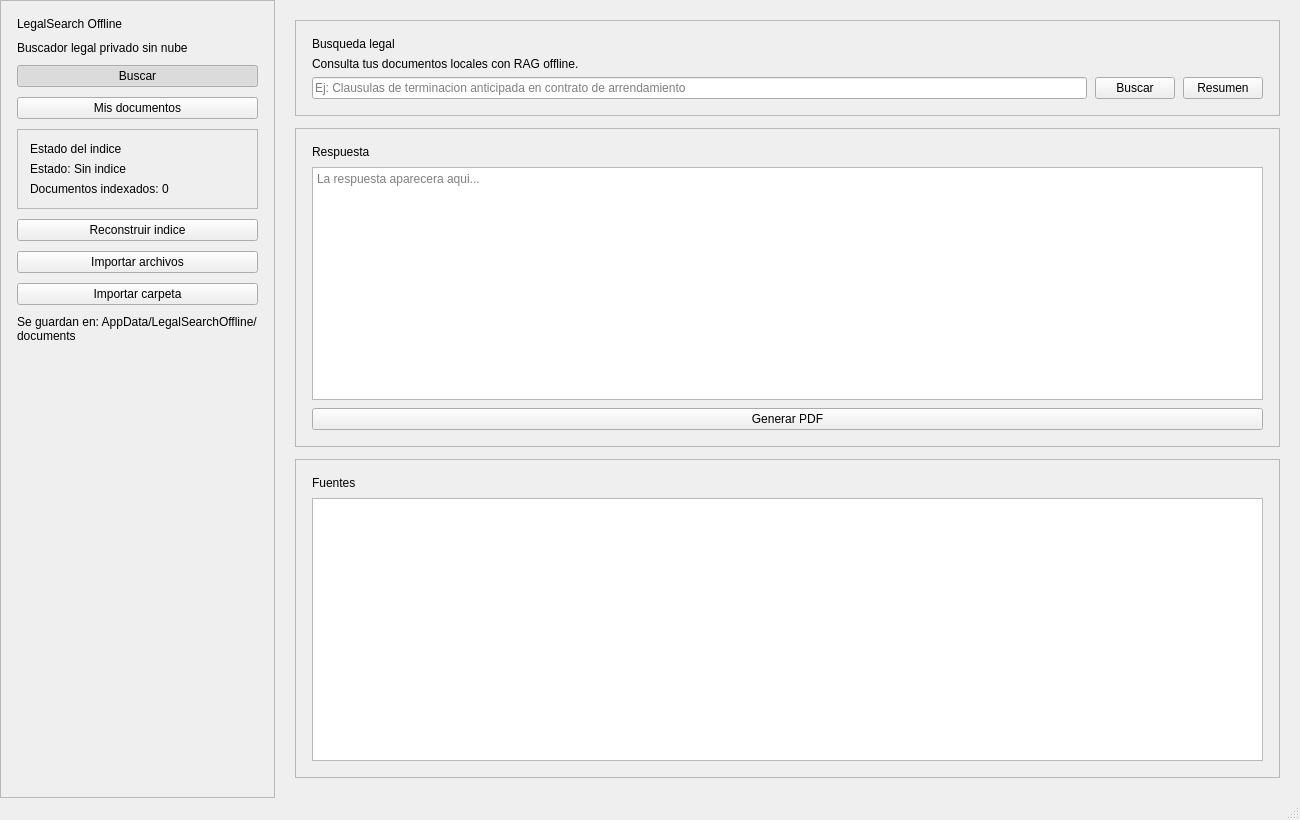
<?xml version="1.0" encoding="UTF-8"?>
<ui version="4.0">
 <class>MainWindow</class>
 <widget class="QMainWindow" name="MainWindow">
  <property name="geometry">
   <rect>
    <x>0</x>
    <y>0</y>
    <width>1300</width>
    <height>820</height>
   </rect>
  </property>
  <property name="windowTitle">
   <string>LegalSearch Offline - Qt</string>
  </property>
  <widget class="QWidget" name="centralwidget">
   <layout class="QHBoxLayout" name="main_layout">
    <property name="spacing">
     <number>0</number>
    </property>
    <property name="leftMargin">
     <number>0</number>
    </property>
    <property name="topMargin">
     <number>0</number>
    </property>
    <property name="rightMargin">
     <number>0</number>
    </property>
    <property name="bottomMargin">
     <number>0</number>
    </property>
    <item>
     <widget class="QFrame" name="Sidebar">
      <property name="minimumWidth">
       <number>320</number>
      </property>
      <property name="maximumWidth">
       <number>320</number>
      </property>
      <property name="frameShape">
       <enum>QFrame::StyledPanel</enum>
      </property>
      <layout class="QVBoxLayout" name="sidebar_layout">
       <property name="spacing">
        <number>10</number>
       </property>
       <property name="leftMargin">
        <number>16</number>
       </property>
       <property name="topMargin">
        <number>16</number>
       </property>
       <property name="rightMargin">
        <number>16</number>
       </property>
       <property name="bottomMargin">
        <number>16</number>
       </property>
       <item>
        <widget class="QLabel" name="BrandTitle">
         <property name="text">
          <string>LegalSearch Offline</string>
         </property>
        </widget>
       </item>
       <item>
        <widget class="QLabel" name="BrandSubtitle">
         <property name="text">
          <string>Buscador legal privado sin nube</string>
         </property>
         <property name="wordWrap">
          <bool>true</bool>
         </property>
        </widget>
       </item>
       <item>
        <widget class="QPushButton" name="nav_search">
         <property name="text">
          <string>Buscar</string>
         </property>
         <property name="checkable">
          <bool>true</bool>
         </property>
         <property name="checked">
          <bool>true</bool>
         </property>
        </widget>
       </item>
       <item>
        <widget class="QPushButton" name="nav_docs">
         <property name="text">
          <string>Mis documentos</string>
         </property>
         <property name="checkable">
          <bool>true</bool>
         </property>
        </widget>
       </item>
       <item>
        <widget class="QFrame" name="index_card">
         <property name="frameShape">
          <enum>QFrame::StyledPanel</enum>
         </property>
         <layout class="QVBoxLayout" name="index_card_layout">
          <property name="spacing">
           <number>6</number>
          </property>
          <property name="leftMargin">
           <number>12</number>
          </property>
          <property name="topMargin">
           <number>12</number>
          </property>
          <property name="rightMargin">
           <number>12</number>
          </property>
          <property name="bottomMargin">
           <number>12</number>
          </property>
          <item>
           <widget class="QLabel" name="label_index_title">
            <property name="text">
             <string>Estado del indice</string>
            </property>
           </widget>
          </item>
          <item>
           <widget class="QLabel" name="index_state">
            <property name="text">
             <string>Estado: Sin indice</string>
            </property>
           </widget>
          </item>
          <item>
           <widget class="QLabel" name="index_docs">
            <property name="text">
             <string>Documentos indexados: 0</string>
            </property>
           </widget>
          </item>
         </layout>
        </widget>
       </item>
       <item>
        <widget class="QPushButton" name="btn_rebuild">
         <property name="text">
          <string>Reconstruir indice</string>
         </property>
        </widget>
       </item>
       <item>
        <widget class="QPushButton" name="btn_import_files">
         <property name="text">
          <string>Importar archivos</string>
         </property>
        </widget>
       </item>
       <item>
        <widget class="QPushButton" name="btn_import_folder">
         <property name="text">
          <string>Importar carpeta</string>
         </property>
        </widget>
       </item>
       <item>
        <widget class="QLabel" name="storage_hint">
         <property name="text">
          <string>Se guardan en: AppData/LegalSearchOffline/documents</string>
         </property>
         <property name="wordWrap">
          <bool>true</bool>
         </property>
        </widget>
       </item>
       <item>
        <spacer name="sidebar_spacer">
         <property name="orientation">
          <enum>Qt::Vertical</enum>
         </property>
         <property name="sizeHint" stdset="0">
          <size>
           <width>20</width>
           <height>40</height>
          </size>
         </property>
        </spacer>
       </item>
      </layout>
     </widget>
    </item>
    <item>
     <widget class="QStackedWidget" name="stack">
      <property name="currentIndex">
       <number>0</number>
      </property>
      <widget class="QWidget" name="search_page">
       <layout class="QVBoxLayout" name="search_page_layout">
        <property name="spacing">
         <number>12</number>
        </property>
        <property name="leftMargin">
         <number>20</number>
        </property>
        <property name="topMargin">
         <number>20</number>
        </property>
        <property name="rightMargin">
         <number>20</number>
        </property>
        <property name="bottomMargin">
         <number>20</number>
        </property>
        <item>
         <widget class="QFrame" name="search_card">
          <property name="frameShape">
           <enum>QFrame::StyledPanel</enum>
          </property>
          <layout class="QVBoxLayout" name="search_card_layout">
           <property name="spacing">
            <number>6</number>
           </property>
           <property name="leftMargin">
            <number>16</number>
           </property>
           <property name="topMargin">
            <number>16</number>
           </property>
           <property name="rightMargin">
            <number>16</number>
           </property>
           <property name="bottomMargin">
            <number>16</number>
           </property>
           <item>
            <widget class="QLabel" name="label_search_title">
             <property name="text">
              <string>Busqueda legal</string>
             </property>
            </widget>
           </item>
           <item>
            <widget class="QLabel" name="label_search_subtitle">
             <property name="text">
              <string>Consulta tus documentos locales con RAG offline.</string>
             </property>
            </widget>
           </item>
           <item>
            <layout class="QHBoxLayout" name="search_row">
             <property name="spacing">
              <number>8</number>
             </property>
             <item>
              <widget class="QLineEdit" name="search_input">
               <property name="minimumHeight">
                <number>44</number>
               </property>
               <property name="placeholderText">
                <string>Ej: Clausulas de terminacion anticipada en contrato de arrendamiento</string>
               </property>
              </widget>
             </item>
             <item>
              <widget class="QPushButton" name="btn_search">
               <property name="text">
                <string>Buscar</string>
               </property>
               <property name="minimumHeight">
                <number>44</number>
               </property>
              </widget>
             </item>
             <item>
              <widget class="QPushButton" name="btn_summary">
               <property name="text">
                <string>Resumen</string>
               </property>
               <property name="minimumHeight">
                <number>44</number>
               </property>
              </widget>
             </item>
            </layout>
           </item>
          </layout>
         </widget>
        </item>
        <item>
         <widget class="QFrame" name="response_card">
          <property name="frameShape">
           <enum>QFrame::StyledPanel</enum>
          </property>
          <layout class="QVBoxLayout" name="response_card_layout">
           <property name="spacing">
            <number>8</number>
           </property>
           <property name="leftMargin">
            <number>16</number>
           </property>
           <property name="topMargin">
            <number>16</number>
           </property>
           <property name="rightMargin">
            <number>16</number>
           </property>
           <property name="bottomMargin">
            <number>16</number>
           </property>
           <item>
            <widget class="QLabel" name="label_response_title">
             <property name="text">
              <string>Respuesta</string>
             </property>
            </widget>
           </item>
           <item>
            <widget class="QTextEdit" name="response_text">
             <property name="readOnly">
              <bool>true</bool>
             </property>
             <property name="placeholderText">
              <string>La respuesta aparecera aqui...</string>
             </property>
            </widget>
           </item>
           <item>
            <widget class="QPushButton" name="generate_pdf_button">
             <property name="text">
              <string>Generar PDF</string>
             </property>
            </widget>
           </item>
          </layout>
         </widget>
        </item>
        <item>
         <widget class="QFrame" name="sources_card">
          <property name="frameShape">
           <enum>QFrame::StyledPanel</enum>
          </property>
          <layout class="QVBoxLayout" name="sources_card_layout">
           <property name="spacing">
            <number>8</number>
           </property>
           <property name="leftMargin">
            <number>16</number>
           </property>
           <property name="topMargin">
            <number>16</number>
           </property>
           <property name="rightMargin">
            <number>16</number>
           </property>
           <property name="bottomMargin">
            <number>16</number>
           </property>
           <item>
            <widget class="QLabel" name="label_sources_title">
             <property name="text">
              <string>Fuentes</string>
             </property>
            </widget>
           </item>
           <item>
            <widget class="QListWidget" name="sources_list">
             <property name="minimumHeight">
              <number>130</number>
             </property>
            </widget>
           </item>
          </layout>
         </widget>
        </item>
       </layout>
      </widget>
      <widget class="QWidget" name="documents_page">
       <layout class="QVBoxLayout" name="documents_page_layout">
        <property name="spacing">
         <number>12</number>
        </property>
        <property name="leftMargin">
         <number>20</number>
        </property>
        <property name="topMargin">
         <number>20</number>
        </property>
        <property name="rightMargin">
         <number>20</number>
        </property>
        <property name="bottomMargin">
         <number>20</number>
        </property>
        <item>
         <widget class="QFrame" name="documents_card">
          <property name="frameShape">
           <enum>QFrame::StyledPanel</enum>
          </property>
          <layout class="QVBoxLayout" name="documents_card_layout">
           <property name="spacing">
            <number>8</number>
           </property>
           <property name="leftMargin">
            <number>16</number>
           </property>
           <property name="topMargin">
            <number>16</number>
           </property>
           <property name="rightMargin">
            <number>16</number>
           </property>
           <property name="bottomMargin">
            <number>16</number>
           </property>
           <item>
            <widget class="QLabel" name="label_docs_title">
             <property name="text">
              <string>Mis documentos</string>
             </property>
            </widget>
           </item>
           <item>
            <widget class="QTableWidget" name="documents_table">
             <property name="rowCount">
              <number>0</number>
             </property>
             <property name="columnCount">
              <number>6</number>
             </property>
             <column>
              <property name="text">
               <string>Nombre</string>
              </property>
             </column>
             <column>
              <property name="text">
               <string>Ext</string>
              </property>
             </column>
             <column>
              <property name="text">
               <string>KB</string>
              </property>
             </column>
             <column>
              <property name="text">
               <string>Modificado</string>
              </property>
             </column>
             <column>
              <property name="text">
               <string>Ruta</string>
              </property>
             </column>
             <column>
              <property name="text">
               <string>Accion</string>
              </property>
             </column>
            </widget>
           </item>
           <item>
            <layout class="QHBoxLayout" name="docs_buttons_row">
             <property name="spacing">
              <number>8</number>
             </property>
             <item>
              <widget class="QPushButton" name="refresh_docs_button">
               <property name="text">
                <string>Actualizar lista</string>
               </property>
              </widget>
             </item>
             <item>
              <widget class="QPushButton" name="open_doc_button">
               <property name="text">
                <string>Abrir documento</string>
               </property>
              </widget>
             </item>
             <item>
              <spacer name="docs_spacer">
               <property name="orientation">
                <enum>Qt::Horizontal</enum>
               </property>
               <property name="sizeHint" stdset="0">
                <size>
                 <width>40</width>
                 <height>20</height>
                </size>
               </property>
              </spacer>
             </item>
            </layout>
           </item>
          </layout>
         </widget>
        </item>
       </layout>
      </widget>
     </widget>
    </item>
   </layout>
  </widget>
  <widget class="QStatusBar" name="statusbar"/>
 </widget>
 <resources/>
 <connections/>
</ui>
